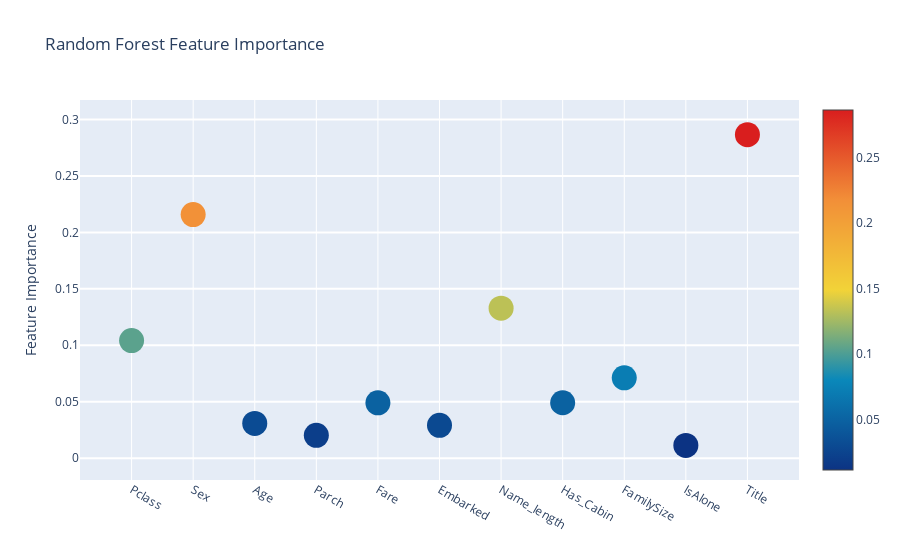
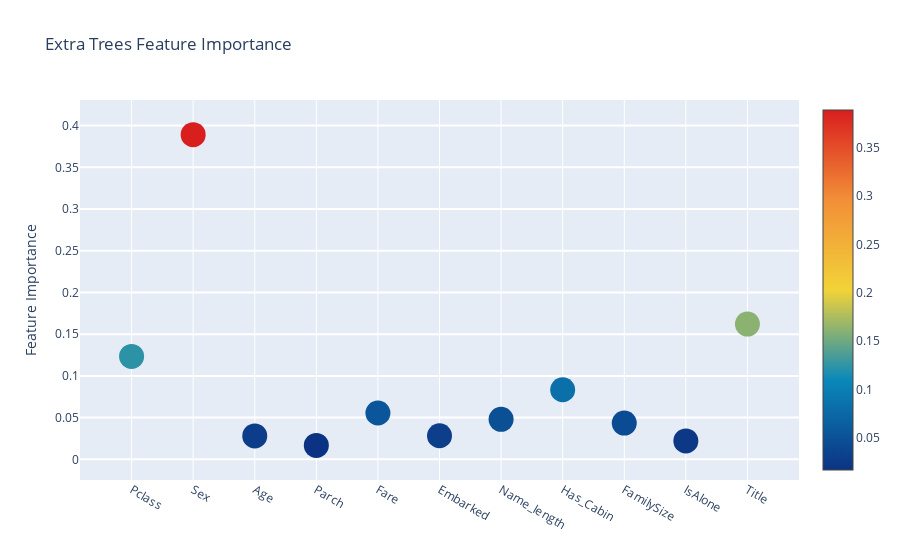
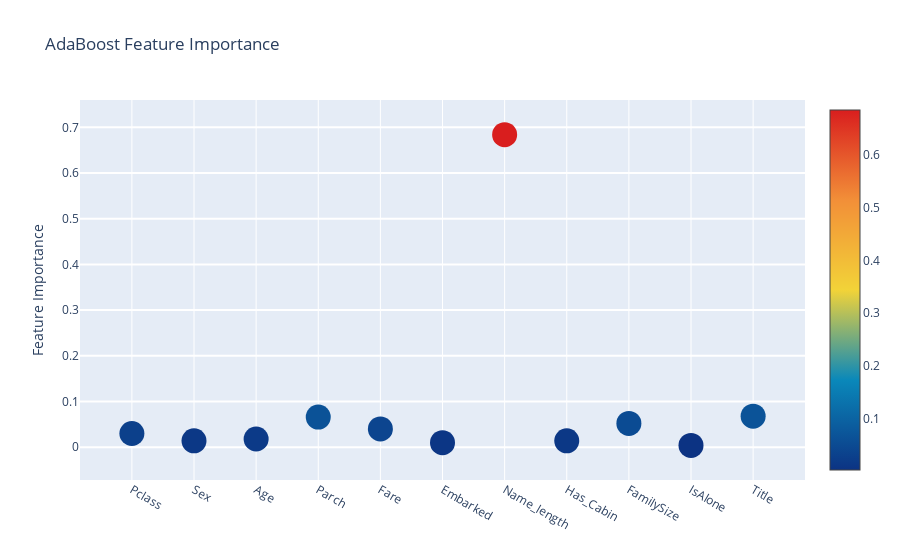
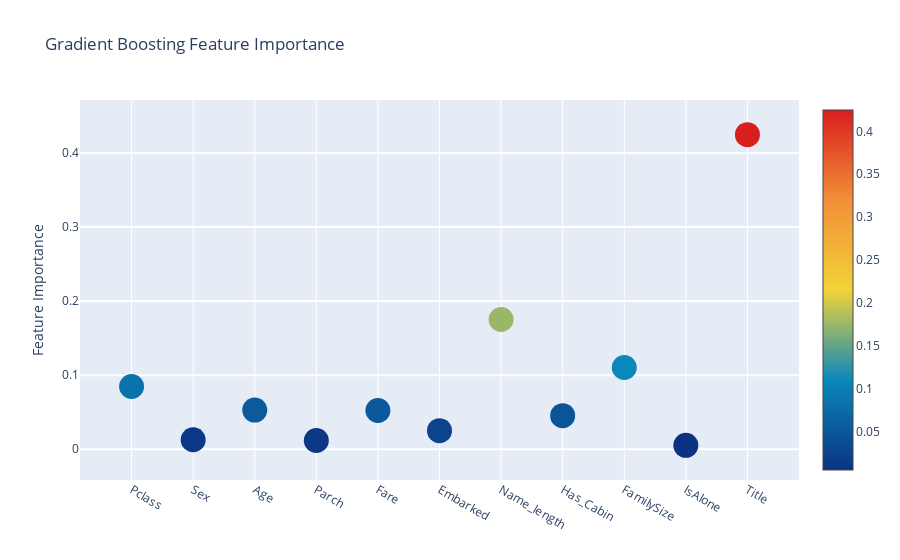

The code cell stored with these charts, in order, in its notebook:
### Markdown cell above
**Interactive feature importances via Plotly scatterplots**

plotly 패키지를 사용하여 다음과 같이 scatter을 호출하여 plotly scatter plot을 통해 다양한 classifier의 feature importances의 값을 시각화함.

### Code cell
# Scatter plot 
trace = go.Scatter(
    y = feature_dataframe['Random Forest feature importances'].values,
    x = feature_dataframe['features'].values,
    mode='markers',
    marker=dict(
        sizemode = 'diameter',
        sizeref = 1,
        size = 25,
#       size= feature_dataframe['AdaBoost feature importances'].values,
        #color = np.random.randn(500), #set color equal to a variable
        color = feature_dataframe['Random Forest feature importances'].values,
        colorscale='Portland',
        showscale=True
    ),
    text = feature_dataframe['features'].values
)
data = [trace]

layout= go.Layout(
    autosize= True,
    title= 'Random Forest Feature Importance',
    hovermode= 'closest',
#     xaxis= dict(
#         title= 'Pop',
#         ticklen= 5,
#         zeroline= False,
#         gridwidth= 2,
#     ),
    yaxis=dict(
        title= 'Feature Importance',
        ticklen= 5,
        gridwidth= 2
    ),
    showlegend= False
)
fig = go.Figure(data=data, layout=layout)
py.iplot(fig,filename='scatter2010')

# Scatter plot 
trace = go.Scatter(
    y = feature_dataframe['Extra Trees feature importances'].values,
    x = feature_dataframe['features'].values,
    mode='markers',
    marker=dict(
        sizemode = 'diameter',
        sizeref = 1,
        size = 25,
#       size= feature_dataframe['AdaBoost feature importances'].values,
        #color = np.random.randn(500), #set color equal to a variable
        color = feature_dataframe['Extra Trees feature importances'].values,
        colorscale='Portland',
        showscale=True
    ),
    text = feature_dataframe['features'].values
)
data = [trace]

layout= go.Layout(
    autosize= True,
    title= 'Extra Trees Feature Importance',
    hovermode= 'closest',
#     xaxis= dict(
#         title= 'Pop',
#         ticklen= 5,
#         zeroline= False,
#         gridwidth= 2,
#     ),
    yaxis=dict(
        title= 'Feature Importance',
        ticklen= 5,
        gridwidth= 2
    ),
    showlegend= False
)
fig = go.Figure(data=data, layout=layout)
py.iplot(fig,filename='scatter2010')

# Scatter plot 
trace = go.Scatter(
    y = feature_dataframe['AdaBoost feature importances'].values,
    x = feature_dataframe['features'].values,
    mode='markers',
    marker=dict(
        sizemode = 'diameter',
        sizeref = 1,
        size = 25,
#       size= feature_dataframe['AdaBoost feature importances'].values,
        #color = np.random.randn(500), #set color equal to a variable
        color = feature_dataframe['AdaBoost feature importances'].values,
        colorscale='Portland',
        showscale=True
    ),
    text = feature_dataframe['features'].values
)
data = [trace]

layout= go.Layout(
    autosize= True,
    title= 'AdaBoost Feature Importance',
    hovermode= 'closest',
#     xaxis= dict(
#         title= 'Pop',
#         ticklen= 5,
#         zeroline= False,
#         gridwidth= 2,
#     ),
    yaxis=dict(
        title= 'Feature Importance',
        ticklen= 5,
        gridwidth= 2
    ),
    showlegend= False
)
fig = go.Figure(data=data, layout=layout)
py.iplot(fig,filename='scatter2010')

# Scatter plot 
trace = go.Scatter(
    y = feature_dataframe['Gradient Boost feature importances'].values,
    x = feature_dataframe['features'].values,
    mode='markers',
    marker=dict(
        sizemode = 'diameter',
        sizeref = 1,
        size = 25,
#       size= feature_dataframe['AdaBoost feature importances'].values,
        #color = np.random.randn(500), #set color equal to a variable
        color = feature_dataframe['Gradient Boost feature importances'].values,
        colorscale='Portland',
        showscale=True
    ),
    text = feature_dataframe['features'].values
)
data = [trace]

layout= go.Layout(
    autosize= True,
    title= 'Gradient Boosting Feature Importance',
    hovermode= 'closest',
#     xaxis= dict(
#         title= 'Pop',
#         ticklen= 5,
#         zeroline= False,
#         gridwidth= 2,
#     ),
    yaxis=dict(
        title= 'Feature Importance',
        ticklen= 5,
        gridwidth= 2
    ),
    showlegend= False
)
fig = go.Figure(data=data, layout=layout)
py.iplot(fig,filename='scatter2010')

### Figure 1 — Plotly figure (JSON) as saved in the notebook; plotly's stock layout.template omitted (floating-point values rounded to 4 significant figures)
{"data": [{"marker": {"color": [0.1041, 0.2158, 0.03075, 0.02018, 0.04898, 0.02905, 0.1329, 0.04909, 0.07113, 0.0113, 0.2866], "colorscale": [[0.0, "rgb(12,51,131)"], [0.25, "rgb(10,136,186)"], [0.5, "rgb(242,211,56)"], [0.75, "rgb(242,143,56)"], [1.0, "rgb(217,30,30)"]], "showscale": true, "size": 25, "sizemode": "diameter", "sizeref": 1}, "mode": "markers", "text": ["Pclass", "Sex", "Age", "Parch", "Fare", "Embarked", "Name_length", "Has_Cabin", "FamilySize", "IsAlone", "Title"], "type": "scatter", "x": ["Pclass", "Sex", "Age", "Parch", "Fare", "Embarked", "Name_length", "Has_Cabin", "FamilySize", "IsAlone", "Title"], "y": [0.1041, 0.2158, 0.03075, 0.02018, 0.04898, 0.02905, 0.1329, 0.04909, 0.07113, 0.0113, 0.2866]}], "layout": {"autosize": true, "hovermode": "closest", "showlegend": false, "title": {"text": "Random Forest Feature Importance"}, "yaxis": {"gridwidth": 2, "ticklen": 5, "title": {"text": "Feature Importance"}}}}

### Figure 2 — Plotly figure (JSON) as saved in the notebook; plotly's stock layout.template omitted (floating-point values rounded to 4 significant figures)
{"data": [{"marker": {"color": [0.1233, 0.3892, 0.02802, 0.01673, 0.05555, 0.02825, 0.04793, 0.08342, 0.04343, 0.02205, 0.1621], "colorscale": [[0.0, "rgb(12,51,131)"], [0.25, "rgb(10,136,186)"], [0.5, "rgb(242,211,56)"], [0.75, "rgb(242,143,56)"], [1.0, "rgb(217,30,30)"]], "showscale": true, "size": 25, "sizemode": "diameter", "sizeref": 1}, "mode": "markers", "text": ["Pclass", "Sex", "Age", "Parch", "Fare", "Embarked", "Name_length", "Has_Cabin", "FamilySize", "IsAlone", "Title"], "type": "scatter", "x": ["Pclass", "Sex", "Age", "Parch", "Fare", "Embarked", "Name_length", "Has_Cabin", "FamilySize", "IsAlone", "Title"], "y": [0.1233, 0.3892, 0.02802, 0.01673, 0.05555, 0.02825, 0.04793, 0.08342, 0.04343, 0.02205, 0.1621]}], "layout": {"autosize": true, "hovermode": "closest", "showlegend": false, "title": {"text": "Extra Trees Feature Importance"}, "yaxis": {"gridwidth": 2, "ticklen": 5, "title": {"text": "Feature Importance"}}}}

### Figure 3 — Plotly figure (JSON) as saved in the notebook; plotly's stock layout.template omitted (floating-point values rounded to 4 significant figures)
{"data": [{"marker": {"color": [0.03, 0.014, 0.018, 0.066, 0.04, 0.01, 0.684, 0.014, 0.052, 0.004, 0.068], "colorscale": [[0.0, "rgb(12,51,131)"], [0.25, "rgb(10,136,186)"], [0.5, "rgb(242,211,56)"], [0.75, "rgb(242,143,56)"], [1.0, "rgb(217,30,30)"]], "showscale": true, "size": 25, "sizemode": "diameter", "sizeref": 1}, "mode": "markers", "text": ["Pclass", "Sex", "Age", "Parch", "Fare", "Embarked", "Name_length", "Has_Cabin", "FamilySize", "IsAlone", "Title"], "type": "scatter", "x": ["Pclass", "Sex", "Age", "Parch", "Fare", "Embarked", "Name_length", "Has_Cabin", "FamilySize", "IsAlone", "Title"], "y": [0.03, 0.014, 0.018, 0.066, 0.04, 0.01, 0.684, 0.014, 0.052, 0.004, 0.068]}], "layout": {"autosize": true, "hovermode": "closest", "showlegend": false, "title": {"text": "AdaBoost Feature Importance"}, "yaxis": {"gridwidth": 2, "ticklen": 5, "title": {"text": "Feature Importance"}}}}

### Figure 4 — Plotly figure (JSON) as saved in the notebook; plotly's stock layout.template omitted (floating-point values rounded to 4 significant figures)
{"data": [{"marker": {"color": [0.08466, 0.01272, 0.05282, 0.01173, 0.05222, 0.02503, 0.1752, 0.04531, 0.1103, 0.005143, 0.4249], "colorscale": [[0.0, "rgb(12,51,131)"], [0.25, "rgb(10,136,186)"], [0.5, "rgb(242,211,56)"], [0.75, "rgb(242,143,56)"], [1.0, "rgb(217,30,30)"]], "showscale": true, "size": 25, "sizemode": "diameter", "sizeref": 1}, "mode": "markers", "text": ["Pclass", "Sex", "Age", "Parch", "Fare", "Embarked", "Name_length", "Has_Cabin", "FamilySize", "IsAlone", "Title"], "type": "scatter", "x": ["Pclass", "Sex", "Age", "Parch", "Fare", "Embarked", "Name_length", "Has_Cabin", "FamilySize", "IsAlone", "Title"], "y": [0.08466, 0.01272, 0.05282, 0.01173, 0.05222, 0.02503, 0.1752, 0.04531, 0.1103, 0.005143, 0.4249]}], "layout": {"autosize": true, "hovermode": "closest", "showlegend": false, "title": {"text": "Gradient Boosting Feature Importance"}, "yaxis": {"gridwidth": 2, "ticklen": 5, "title": {"text": "Feature Importance"}}}}
